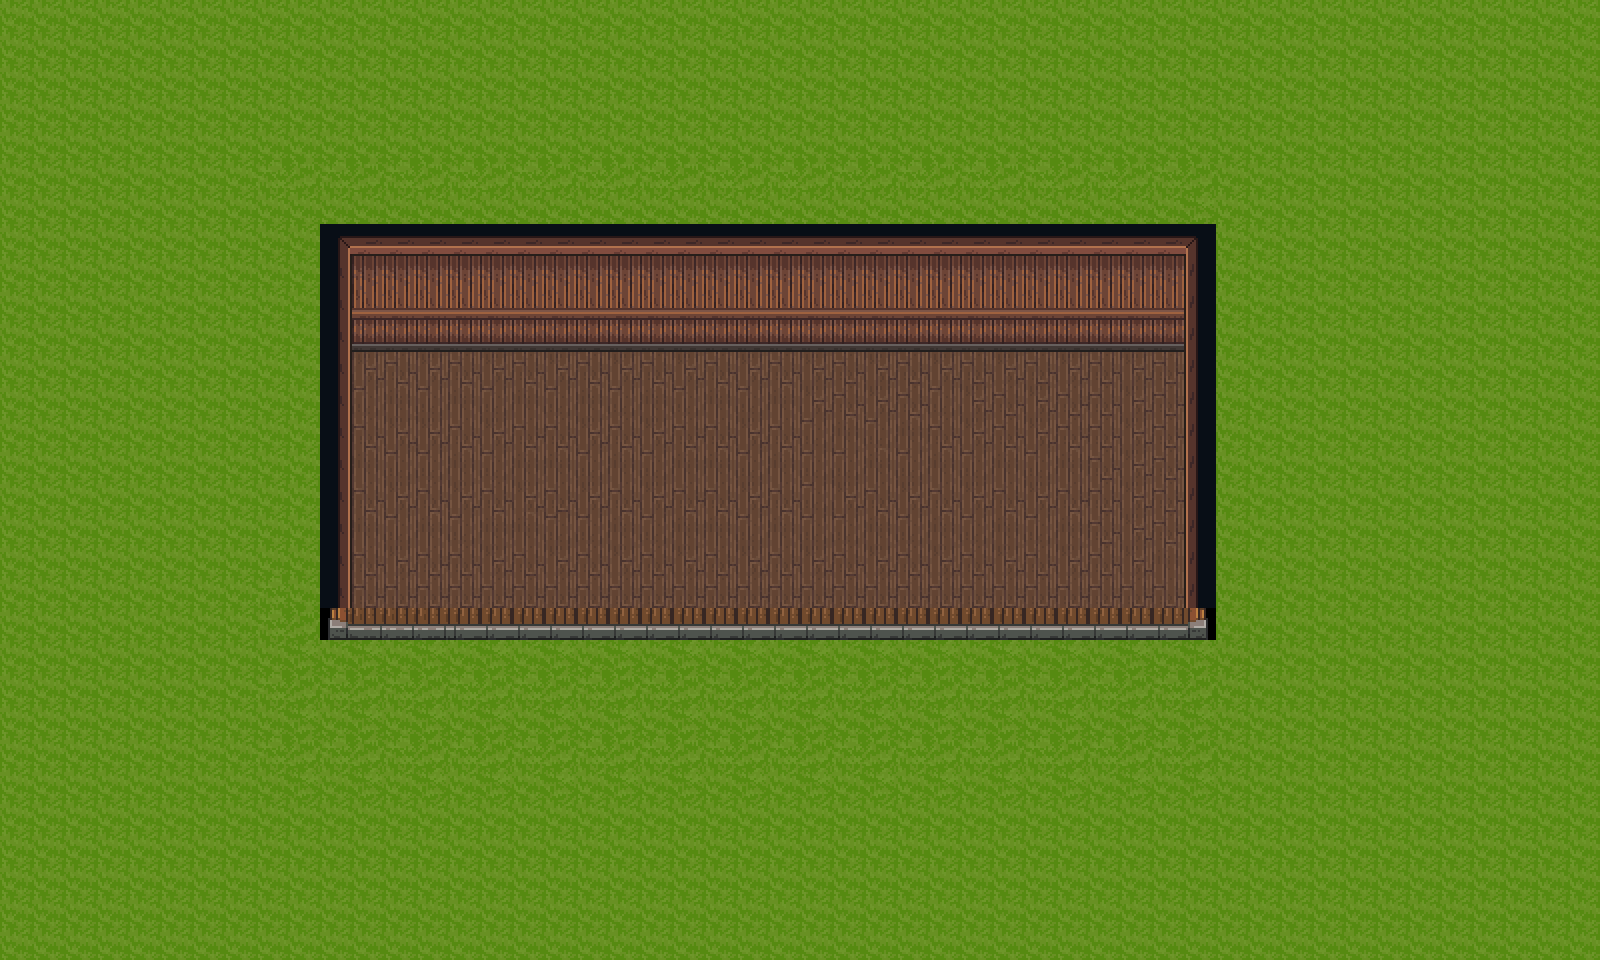

Rendered tile map (Tiled .tmx) drawn with the repository's tilesets; below, a short description and the map source with its tile grids summarised:
An orthogonal 50x30 tile map with 32x32 px tiles, 2 tile layers (Слой тайлов 1, Слой тайлов 2), 1 hidden layer not drawn.

<map version="1.5" tiledversion="1.7.2" orientation="orthogonal" renderorder="right-down" width="50" height="30" tilewidth="32" tileheight="32" infinite="0" nextlayerid="4" nextobjectid="1">
 <tileset firstgid="1" name="cl" tilewidth="32" tileheight="32" tilecount="1240" columns="40">
  <image source="!CL_DEMO_32x32.png" width="1280" height="992" />
 </tileset>
 <layer id="1" name="Слой тайлов 1" width="50" height="30">
  <data>[1500 cells, 1136 non-empty, 4 distinct tile ids]</data>
 </layer>
 <layer id="2" name="Слой тайлов 2" width="50" height="30">
  <data>[1500 cells, 364 non-empty, 31 distinct tile ids]</data>
 </layer>
 <layer id="3" name="Слой тайлов 3" width="50" height="30" visible="0">
  <data>[1500 cells, 162 non-empty, 110 distinct tile ids]</data>
 </layer>
</map>
